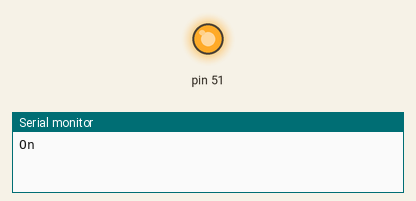
Simulated run of this sketch. Board: Arduino Mega 2560, built with avr-gcc and run on an emulated ATmega2560. Shown: output pins drawn as LEDs (lit = HIGH), the last lines printed to the serial monitor.

Above: at 3.0 s.
At 8.9 s:
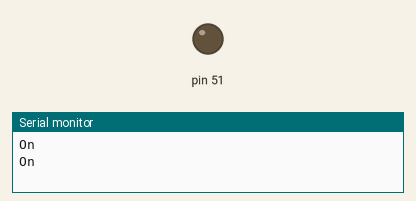
Timing chart, 0 to 11.2 s (numbered marks = the images above):
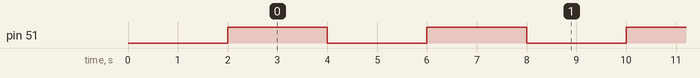

Measured:
- by itself, pin 51: alternates HIGH for 2.0 s and LOW for 2.0 s

The sketch:

diffuser_testing.ino
```cpp
#include "diffuser.h"
Diffuser diffuser;

void setup() {
  // put your setup code here, to run once:
  Serial.begin(115200);
  diffuser.setup();
  delay(2000);
}
int count = 0;
unsigned long startTime;
unsigned long endTime;

void loop() {
  if(count % 2 == 0) {
    count += 1;
    startTime = millis();
    Serial.println("On");
  }
  else {
    unsigned diff = millis() - startTime;
    if(diff < 4000) {
      diffuser.trigger(startTime);
    }
    else{
      count += 1;
    }
  }
}
  
```

diffuser.cpp
```cpp
#include "diffuser.h"

void Diffuser::setup() {
  pinMode(51, OUTPUT);
}

void Diffuser::trigger(unsigned long startTime) {
  unsigned long interval = millis() - startTime;
  if(interval < 2000) {
    digitalWrite(51, HIGH);
  }
  else{
    digitalWrite(51, LOW);
  }
}
```

diffuser.h
```cpp
#ifndef diffuserClass_h
#define diffuserClass_h
#include "Arduino.h"

class Diffuser {
  public:
    void setup();
    void trigger(unsigned long startTime);
  private:
};

#endif
```
